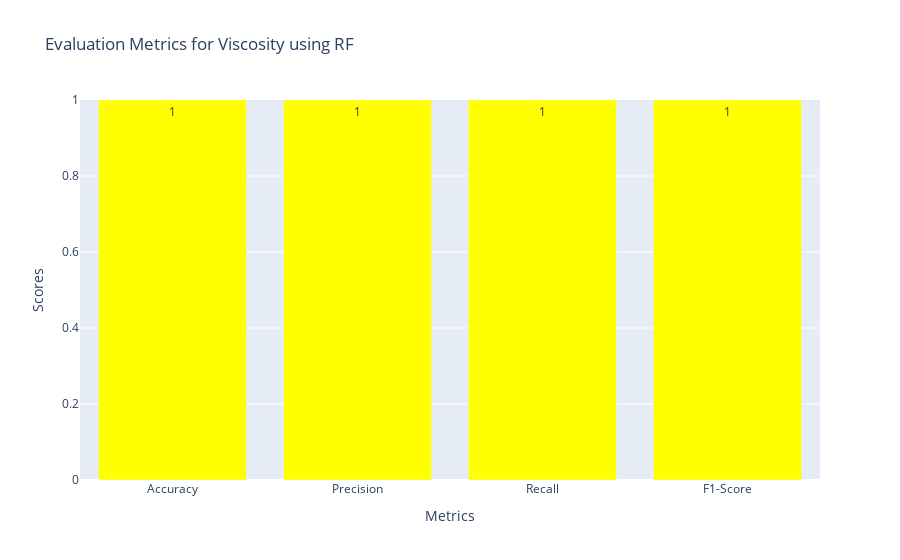

The notebook cell this image was saved under:
### Code cell
import plotly.graph_objects as go
import pandas as pd
from sklearn.metrics import accuracy_score, precision_score, recall_score, f1_score

# Calculate the metrics
accuracy = accuracy_score(y_test_texture, texture_predictions)
print(f"RF Accuracy: {accuracy:.4f}")
precision = precision_score(y_test_texture, texture_predictions, average='macro')
print(f"RF Precision: {precision:.4f}")
recall = recall_score(y_test_texture, texture_predictions, average='macro')
print(f"RF Recall: {recall:.4f}")
f1 = f1_score(y_test_texture, texture_predictions, average='macro')
print(f"RF F1 Score: {f1:.4f}")

# Create a DataFrame to hold the metrics
metrics = {
    'Metric': ['Accuracy', 'Precision', 'Recall', 'F1-Score'],
    'Score': [accuracy, precision, recall, f1]
}
metrics_df = pd.DataFrame(metrics)

# Create a bar graph using Plotly
fig = go.Figure()
fig.add_trace(go.Bar(
    x=metrics_df['Metric'],
    y=metrics_df['Score'],
    text=metrics_df['Score'].round(4),
    textposition='auto',
    marker=dict(color='yellow'),
))

# Customize layout
fig.update_layout(
    title='Evaluation Metrics for Viscosity using RF',
    xaxis_title='Metrics',
    yaxis_title='Scores',
    yaxis_range=[0, 1],  # Set y-axis limits from 0 to 1
    bargap=0.2)
fig.show()

### Figure 1 — Plotly figure (JSON) as saved in the notebook; plotly's stock layout.template omitted (floating-point values rounded to 4 significant figures)
{"data": [{"marker": {"color": "yellow"}, "text": [1, 1, 1, 1], "textposition": "auto", "type": "bar", "x": ["Accuracy", "Precision", "Recall", "F1-Score"], "y": [1, 1, 1, 1]}], "layout": {"bargap": 0.2, "title": {"text": "Evaluation Metrics for Viscosity using RF"}, "xaxis": {"title": {"text": "Metrics"}}, "yaxis": {"range": [0, 1], "title": {"text": "Scores"}}}}
